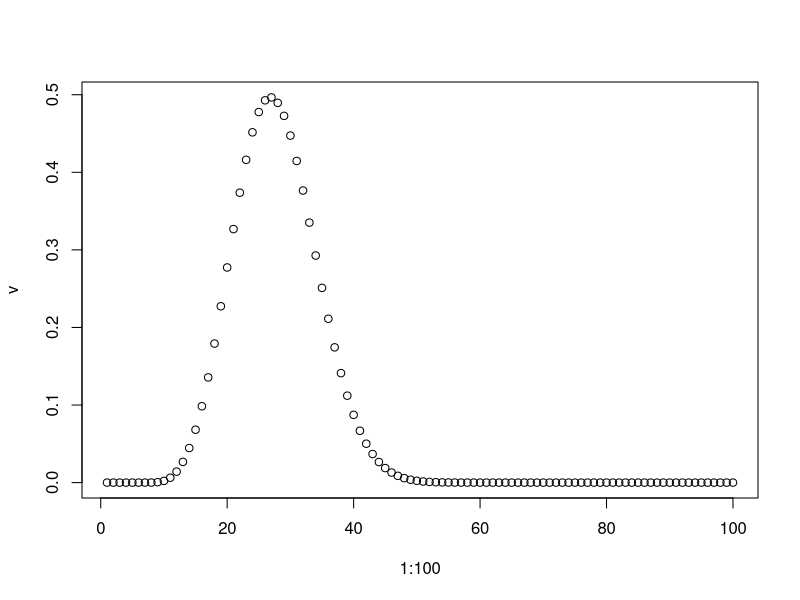

The R source for this figure:
multiplicar <- function(vector_a){
  resultado=1
  for (i in 1:length(vector_a)) {
    resultado = resultado*vector_a[i]
  }
  return(resultado)
}

v <- rep(0, 100)
p <- c()
for (i_1 in 1:8) {
  switch (i_1, p[1]<-0.3, p[1]<-0.3, p[1]<-0.2, p[1]<-0.1, p[1]<-0.1)
  for (i_2 in 1:8) {
    switch (i_2, p[2]<-0.3, p[2]<-0.3, p[2]<-0.2, p[2]<-0.1, p[2]<-0.1)
    for (i_3 in 1:8) {
      switch (i_3, p[3]<-0.3, p[3]<-0.3, p[3]<-0.2, p[3]<-0.1, p[3]<-0.1)
      for (i_4 in 1:8) {
        switch (i_4, p[4]<-0.3, p[4]<-0.3, p[4]<-0.2, p[4]<-0.1, p[4]<-0.1)
        for (i_5 in 1:8) {
          switch (i_5, p[5]<-0.3, p[5]<-0.3, p[5]<-0.2, p[5]<-0.1, p[5]<-0.1)
          for (i_6 in 1:8) {
            switch (i_6, p[6]<-0.3, p[6]<-0.3, p[6]<-0.2, p[6]<-0.1, p[6]<-0.1)
            for (i_7 in 1:8) {
              switch (i_7, p[7]<-0.3, p[7]<-0.3, p[7]<-0.2, p[7]<-0.1, p[7]<-0.1)
              for (i_8 in 1:8) {
                switch (i_8, p[8]<-0.3, p[8]<-0.3, p[8]<-0.2, p[8]<-0.1, p[8]<-0.1)
                valor <- i_1 + i_2 + i_3 + i_4 + i_5 + i_6 + i_7 + i_8
                v[valor] <- v[valor] + multiplicar(p)
              }
            }
          }
        }
      }
    }
  }
}

v
# mean(v)
plot(1:100, v)
# ggplot(data = NULL) + 
#   geom_point(aes(1:100, v))
